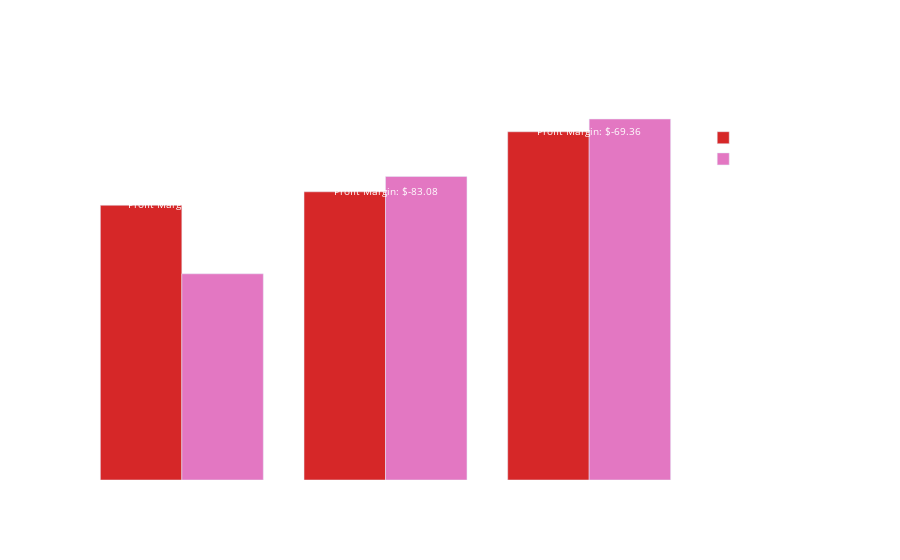

The notebook cell this image was saved under:
### Code cell
fig = px.bar(price_costs_by_product, 
             x='Product type', 
             y=['Price', 'Manufacturing_costs'],
             title='Comparison of Price and Manufacturing Costs by Product Type',
             labels={'value': 'Cost ($)', 'Product type': 'Product Type', 'variable': 'Cost Type'},
             color_discrete_sequence=['#d62728', '#e377c2'],
             barmode='group'
            )

for i, row in price_costs_by_product.iterrows():
    fig.add_annotation(
        x=row['Product type'],
        y=row['Price'] + 5,
        text=f"Profit Margin: ${row['Profit_margin']}",
        showarrow=False,
        font=dict(size=10, color='White'),
    )

fig.update_layout(
    xaxis_title="Product Type",
    yaxis_title="Cost ($)",
    font=dict(size=14, color='White'),
    plot_bgcolor='rgba(0, 0, 0, 0)',
    paper_bgcolor='rgba(0, 0, 0, 0)',
    bargap=0.2,
)

fig.show()

### Figure 1 — Plotly figure (JSON) as saved in the notebook; plotly's stock layout.template omitted (floating-point values rounded to 4 significant figures)
{"data": [{"alignmentgroup": "True", "hovertemplate": "Cost Type=Price<br>Product Type=%{x}<br>Cost ($)=%{y}<extra></extra>", "legendgroup": "Price", "marker": {"color": "#d62728", "pattern": {"shape": ""}}, "name": "Price", "offsetgroup": "Price", "orientation": "v", "showlegend": true, "textposition": "auto", "type": "bar", "x": ["cosmetics", "haircare", "skincare"], "xaxis": "x", "y": [1491.0, 1564.0, 1890.0], "yaxis": "y"}, {"alignmentgroup": "True", "hovertemplate": "Cost Type=Manufacturing_costs<br>Product Type=%{x}<br>Cost ($)=%{y}<extra></extra>", "legendgroup": "Manufacturing_costs", "marker": {"color": "#e377c2", "pattern": {"shape": ""}}, "name": "Manufacturing_costs", "offsetgroup": "Manufacturing_costs", "orientation": "v", "showlegend": true, "textposition": "auto", "type": "bar", "x": ["cosmetics", "haircare", "skincare"], "xaxis": "x", "y": [1119.0, 1648.0, 1960.0], "yaxis": "y"}], "layout": {"annotations": [{"font": {"color": "White", "size": 10}, "showarrow": false, "text": "Profit Margin: $372.02", "x": "cosmetics", "y": 1496.0}, {"font": {"color": "White", "size": 10}, "showarrow": false, "text": "Profit Margin: $-83.08", "x": "haircare", "y": 1569.0}, {"font": {"color": "White", "size": 10}, "showarrow": false, "text": "Profit Margin: $-69.36", "x": "skincare", "y": 1895.0}], "bargap": 0.2, "barmode": "group", "font": {"color": "White", "size": 14}, "legend": {"title": {"text": "Cost Type"}, "tracegroupgap": 0}, "paper_bgcolor": "rgba(0, 0, 0, 0)", "plot_bgcolor": "rgba(0, 0, 0, 0)", "title": {"text": "Comparison of Price and Manufacturing Costs by Product Type"}, "xaxis": {"anchor": "y", "domain": [0, 1], "title": {"text": "Product Type"}}, "yaxis": {"anchor": "x", "domain": [0, 1], "title": {"text": "Cost ($)"}}}}
